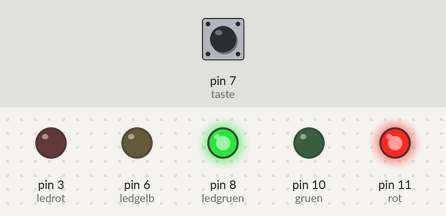
This sketch was run on a simulated Arduino Uno, built with avr-gcc and run on an emulated ATmega328P. On the bench: output pins drawn as LEDs (lit = HIGH). The test bench sets the inputs (shaded band); at power-on: pin 7 (taste) LOW.

Above: at 1.2 s.
1.3 s: pin 7 (taste) pulled HIGH for 0.15 s
At 2.3 s:
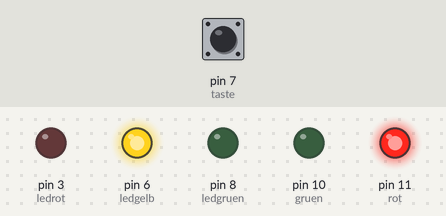
At 3.5 s:
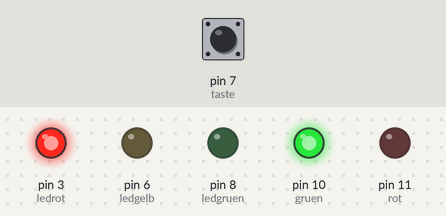
4.4 s: pin 7 (taste) pulled HIGH for 3.2 s
At 5.3 s:
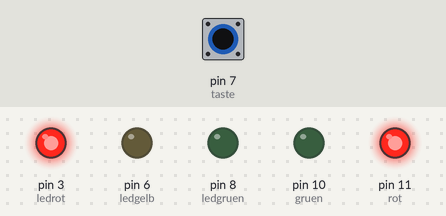
Timing chart, 0 to 13.6 s (numbered marks = the images above; inputs shaded):
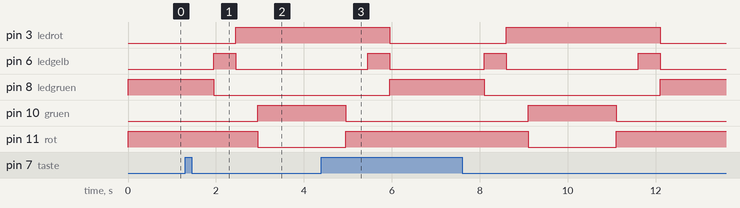

Measured:
- after the input at 1.3 s, pin 3 (ledrot): LOW → HIGH after 1.2 s; pin 6 (ledgelb): LOW → HIGH after 0.65 s, → LOW 0.50 s later; pin 8 (ledgruen): HIGH → LOW after 0.65 s; pin 10 (gruen): LOW → HIGH after 1.7 s; pin 11 (rot): HIGH → LOW after 1.7 s

The sketch:

15ampel.ino
```cpp
//15ampel
//Franzis Adventskalender für Arduino

int ledrot = 3;
int ledgelb = 6;
int ledgruen = 8;
int rot = 11;
int gruen = 10;
int taste = 7;
int z1 = 500;
int z2 = 2000;

void setup() {
  pinMode(ledrot, OUTPUT);
  pinMode(ledgelb, OUTPUT);
  pinMode(ledgruen, OUTPUT);
  pinMode(rot, OUTPUT);
  pinMode(gruen, OUTPUT);
  pinMode(taste, INPUT);
}

void loop() {
  digitalWrite(ledrot, LOW);
  digitalWrite(ledgelb, LOW);
  digitalWrite(ledgruen, HIGH);
  digitalWrite(rot, HIGH);
  digitalWrite(gruen, LOW);
  if(digitalRead(taste) == HIGH) {
    while(digitalRead(taste) == HIGH) {
      digitalWrite(LED_BUILTIN, HIGH);
    }
    digitalWrite(LED_BUILTIN, LOW);
    delay(z1);
    digitalWrite(ledgelb, HIGH);
    digitalWrite(ledgruen, LOW);
    delay(z1);
    digitalWrite(ledrot, HIGH);
    digitalWrite(ledgelb, LOW);
    delay(z1);
    digitalWrite(rot, LOW);
    digitalWrite(gruen, HIGH);
    delay(z2);
    digitalWrite(rot, HIGH);
    digitalWrite(gruen, LOW);
    delay(z1);
    digitalWrite(ledgelb, HIGH);
    delay(z1);
  }
}
```
